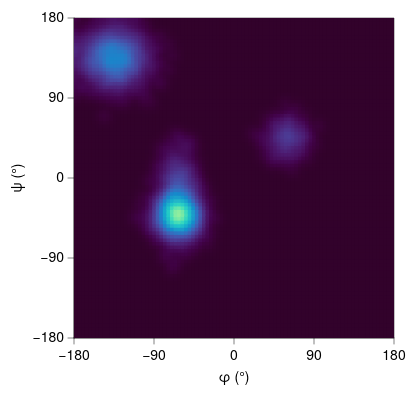

The specification (Vega-Lite) saved for this image:
### Vega-Lite specification from a JSON file in a GitHub repository (floating-point values rounded to 4 significant figures; data arrays with more than 128 entries replaced by an {"elided": "..."} marker saying what was removed)
{"background": null, "config": {"arc": {"fill": "#DBDBDB", "fillOpacity": 1.0, "innerRadius": 40.0, "padAngle": 0.03, "stroke": "black", "strokeOpacity": 1, "strokeWidth": 0.25}, "area": {"fill": "#DBDBDB", "fillOpacity": 1.0, "stroke": "black", "strokeOpacity": 1, "strokeWidth": 0.25}, "axis": {"domain": true, "domainCap": "round", "domainColor": "black", "domainWidth": 0.25, "grid": false, "gridCap": "round", "gridColor": "#F1F1F1", "gridDash": [0, 0], "gridOpacity": 1.0, "gridWidth": 0.25, "labelColor": "black", "labelFont": "Helvetica Neue, HelveticaNeue, Helvetica, Arial, sans-serif", "labelFontSize": 7, "labelFontStyle": "normal", "labelFontWeight": 400, "offset": 0, "ticks": true, "tickCap": "round", "tickColor": "black", "tickRound": false, "tickSize": 3, "tickWidth": 0.25, "titleColor": "black", "titleFont": "Helvetica Neue, HelveticaNeue, Helvetica, Arial, sans-serif", "titleFontSize": 7, "titleFontStyle": "normal", "titleFontWeight": 400}, "axisX": {"domain": true, "labelAlign": "center", "labelAngle": 0, "labels": true, "ticks": true, "translate": 0}, "axisY": {"domain": true, "labelAlign": "right", "labelAngle": 0, "labels": true, "ticks": true, "translate": 0}, "axisRight": {"domain": true, "labelAlign": "left", "labelAngle": 0, "labels": true, "ticks": true, "translate": 0}, "axisTop": {"domain": true, "labelAlign": "center", "labelAngle": 0, "labels": true, "ticks": true, "translate": 0}, "axisBand": {"tickOffset": 0}, "bar": {"fill": "#DBDBDB", "fillOpacity": 1.0, "stroke": "black", "strokeOpacity": 1, "strokeWidth": 0.25}, "boxplot": {"size": 14.4, "ticks": {"cornerRadius": 0.25, "fill": "black", "opacity": 1, "size": 7.2, "thickness": 0.25}, "box": {"fillOpacity": 1.0, "stroke": "black", "strokeOpacity": 1, "strokeWidth": 0.25}, "median": {"cornerRadius": 0, "fill": "black", "fillOpacity": 1.0, "opacity": 1, "size": 14.4, "thickness": 0.25}, "rule": {"fill": "black", "fillOpacity": 1.0, "size": 16.0, "stroke": "black", "strokeDash": [0, 0], "strokeOpacity": 1, "strokeWidth": 0.25}, "outliers": {"color": "black", "fill": "black", "fillOpacity": 1.0, "size": 0, "stroke": "black", "strokeOpacity": 1, "strokeWidth": 0.25}}, "circle": {"fill": "black", "fillOpacity": 1.0, "size": 2.0, "stroke": null, "strokeOpacity": 1, "strokeWidth": 0.25}, "errorband": {"band": {"fillOpacity": 0.6, "stroke": null, "strokeWidth": 0.25, "strokeOpacity": 1}, "borders": {"opacity": 0, "strokeOpacity": 0.25, "strokeWidth": 1}}, "errorbar": {"opacity": 1, "rule": {"strokeDash": [0, 0], "strokeWidth": 0.25}, "ticks": {"color": "black", "cornerRadius": 0.125, "opacity": 1, "size": 9.6, "thickness": 0.25}, "thickness": 0.25}, "font": "Helvetica Neue, HelveticaNeue, Helvetica, Arial, sans-serif", "geoshape": {"fill": "#DBDBDB", "fillOpacity": 1.0, "stroke": "black", "strokeOpacity": 1, "strokeWidth": 0.25}, "header": {"labelColor": "black", "labelFont": "Helvetica Neue, HelveticaNeue, Helvetica, Arial, sans-serif", "labelFontSize": 7, "labelFontStyle": "normal", "labelFontWeight": 400, "titleColor": "black", "titleFont": "Helvetica Neue, HelveticaNeue, Helvetica, Arial, sans-serif", "titleFontSize": 7, "titleFontStyle": "normal", "titleFontWeight": 400, "titlePadding": 0}, "legend": {"disable": false, "offset": 4.5, "titlePadding": 4, "labelOffset": 2, "gradientLabelOffset": 2, "gradientLength": 80.0, "gradientThickness": 8.0, "gradientOpacity": 1.0, "gradientStrokeColor": "black", "gradientStrokeWidth": 0.25, "labelColor": "black", "labelFont": "Helvetica Neue, HelveticaNeue, Helvetica, Arial, sans-serif", "labelFontSize": 7, "labelFontStyle": "normal", "labelFontWeight": 400, "strokeColor": "black", "strokeWidth": 0, "symbolSize": 42, "symbolStrokeColor": "black", "symbolStrokeWidth": 0.25, "titleColor": "black", "titleFont": "Helvetica Neue, HelveticaNeue, Helvetica, Arial, sans-serif", "titleFontSize": 7, "titleFontStyle": "normal", "titleFontWeight": 400}, "line": {"color": "black", "stroke": "black", "strokeCap": "round", "strokeDash": [0, 0], "strokeOpacity": 1, "strokeWidth": 0.375}, "point": {"filled": true, "fill": "#DBDBDB", "fillOpacity": 1.0, "size": 8.0, "stroke": "black", "strokeOpacity": 1, "strokeWidth": 0.25}, "range": {"category": ["#5CA7B1", "#CDDEF3", "#B7B3E4", "#B3DAB5", "#F5E1B3", "#3D727B", "#8AA8D2", "#867DAC", "#80A988", "#CBB17A", "#204148", "#59719A", "#584C77", "#507B5F", "#9D824D"], "diverging": {"scheme": ["#C35082", "#CE6D94", "#D989A7", "#E2A4BA", "#EABFCE", "#F1DBE2", "#F6F6F6", "#D7E0EB", "#B9CBE0", "#9BB6D5", "#7DA1C9", "#5F8CBD", "#4177B1"]}, "heatmap": {"scheme": ["#32022B", "#43044D", "#4C196E", "#4D338C", "#484DA6", "#3A68BB", "#1D83CA", "#1D9CCB", "#23B5C9", "#28CDC5", "#4DE0B4", "#91EE9F"]}, "ordinal": {"scheme": ["#F1F1F1", "#DBDBDB", "#C6C6C6", "#B2B2B2", "#9D9D9D", "#898989", "#767676", "#636363", "#515151", "#404040", "#2F2F2F", "#1F1F1F"]}, "ramp": {"scheme": ["#32022B", "#43044D", "#4C196E", "#4D338C", "#484DA6", "#3A68BB", "#1D83CA", "#1D9CCB", "#23B5C9", "#28CDC5", "#4DE0B4", "#91EE9F"]}}, "rule": {"color": "black", "stroke": "black", "strokeCap": "round", "strokeDash": [2, 2], "strokeOpacity": 1, "strokeWidth": 0.25}, "scale": {"bandPaddingInner": 0.1, "bandPaddingOuter": 0.1, "round": false}, "rect": {"fill": "#DBDBDB", "fillOpacity": 1.0, "stroke": "black", "strokeOpacity": 1, "strokeWidth": 0.25}, "square": {"fill": "#DBDBDB", "fillOpacity": 1.0, "size": 16.0, "stroke": "black", "strokeOpacity": 1, "strokeWidth": 0.25}, "text": {"color": "black", "font": "Helvetica Neue, HelveticaNeue, Helvetica, Arial, sans-serif", "fontSize": 7, "fontStyle": "normal", "fontWeight": 400}, "tick": {"color": "black", "cornerRadius": 0.125, "opacity": 1.0, "size": 14.4, "thickness": 0.25}, "title": {"anchor": "middle", "frame": "group", "color": "black", "font": "Helvetica Neue, HelveticaNeue, Helvetica, Arial, sans-serif", "fontSize": 7, "fontStyle": "normal", "fontWeight": 400, "subtitleColor": "black", "subtitleFont": "Helvetica Neue, HelveticaNeue, Helvetica, Arial, sans-serif", "subtitleFontSize": "Helvetica Neue, HelveticaNeue, Helvetica, Arial, sans-serif", "subtitleFontStyle": "normal", "subtitleFontWeight": 400}, "trail": {"color": "black", "opacity": 1, "size": 0.375}, "view": {"continuousWidth": 160, "continuousHeight": 160, "discreteWidth": 160, "discreteHeight": 160, "fill": null, "stroke": "black", "strokeWidth": 0.25}}, "data": {"name": "data-77485fc8a4af4da665c5696b380fdae8"}, "mark": {"type": "rect", "clip": true, "stroke": null}, "encoding": {"color": {"field": "density", "legend": null, "title": null, "type": "quantitative"}, "x": {"axis": {"values": [-180, -90, 0, 90, 180]}, "field": "phi0", "scale": {"domain": [-180, 180], "nice": false}, "title": "φ (°)", "type": "quantitative"}, "x2": {"field": "phi1"}, "y": {"axis": {"values": [-180, -90, 0, 90, 180]}, "field": "psi0", "scale": {"domain": [-180, 180], "nice": false}, "title": "ψ (°)", "type": "quantitative"}, "y2": {"field": "psi1"}}, "$schema": "https://vega.github.io/schema/vega-lite/v6.4.1.json", "datasets": {"data-77485fc8a4af4da665c5696b380fdae8": {"elided": "8100 records"}}}
